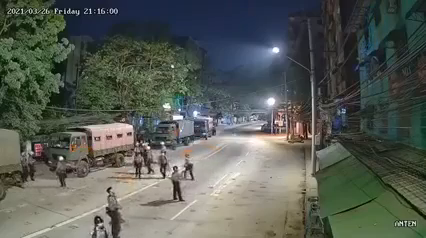
#> input picture frame 148 of Myanmar military destroy CCTV camera on the street.mp4, 426 x 238 px
$ python ctd.py
#> lines starting #> are read from the running program, lines starting #| are printed output that depends on the picture
import cv2
from skimage.metrics import structural_similarity as ssim
import pyautogui as pg

# Get screen resolution
resolution = pg.size()  # Example: (1920, 1080)

# Convert resolution to string to display
resolution_text = f"Resolution: {resolution[0]}x{resolution[1]}"


# Define the function to calculate SSIM (Structural Similarity Index)
def calculate_ssim(image1, image2):
    return ssim(image1, image2, full=True)[0]  # returns the SSIM score between 0 and 1

# Capture video feed (assuming your camera is at index 0)
cap = cv2.VideoCapture("Myanmar military destroy CCTV camera on the street.mp4")

# Ensure the camera is opened
if not cap.isOpened():
    print("Error: Could not open video stream.")
    exit()

# Capture the first frame and save it as the reference frame
ret, original_frame = cap.read()
#> original_frame is the input picture: shape (238, 426, 3); mean B, G, R 85, 92.1, 86.9
if not ret:
    print("Error: Could not read frame.")
    exit()

# Save the original frame (first capture)
original_frame_gray = cv2.cvtColor(original_frame, cv2.COLOR_BGR2GRAY)
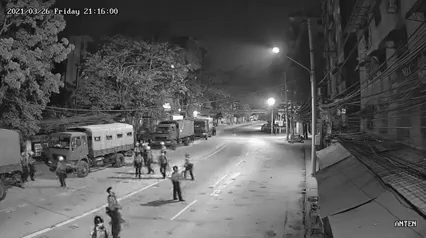
#> original_frame_gray: shape (238, 426); min 0, max 255, mean 89.7

# Define boundary regions (small strips from all four boundaries)
height, width = original_frame_gray.shape
#> height = 238; width = 426
strip_height = 30  # Define the height of the boundary strips (you can adjust this)
strip_width = 30  # Define the width of the boundary strips

# Extract boundary strips from original frame
top_strip = original_frame_gray[:strip_height, :]
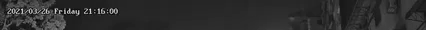
#> top_strip: shape (30, 426); min 0, max 229, mean 45.8
bottom_strip = original_frame_gray[-strip_height:, :]
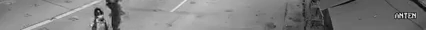
#> bottom_strip: shape (30, 426); min 7, max 239, mean 128
left_strip = original_frame_gray[:, :strip_width]
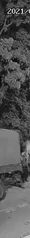
#> left_strip: shape (238, 30); min 0, max 204, mean 86
right_strip = original_frame_gray[:, -strip_width:]
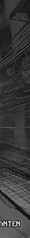
#> right_strip: shape (238, 30); min 7, max 239, mean 57.5

# Continuously capture frames and compare with the original frame boundaries
while True:
    ret, current_frame = cap.read()
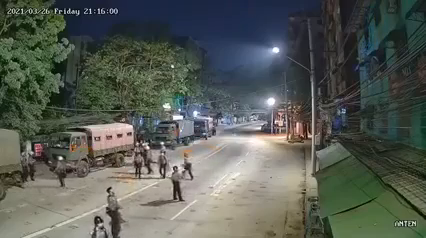
#> input picture frame 149 of Myanmar military destroy CCTV camera on the street.mp4, 426 x 238 px
#> current_frame is the input picture: shape (238, 426, 3); mean B, G, R 85, 92.2, 87
    if not ret:
        print("Error: Could not read frame.")
        break

    # Convert current frame to grayscale
    current_frame_gray = cv2.cvtColor(current_frame, cv2.COLOR_BGR2GRAY)

    # Extract boundary strips from the current frame
    current_top_strip = current_frame_gray[:strip_height, :]
    current_bottom_strip = current_frame_gray[-strip_height:, :]
    current_left_strip = current_frame_gray[:, :strip_width]
    current_right_strip = current_frame_gray[:, -strip_width:]

    # Compare the boundary strips using SSIM
    top_ssim = calculate_ssim(top_strip, current_top_strip)
#> top_ssim = 0.999
    bottom_ssim = calculate_ssim(bottom_strip, current_bottom_strip)
#> bottom_ssim = 0.998
    left_ssim = calculate_ssim(left_strip, current_left_strip)
#> left_ssim = 1
    right_ssim = calculate_ssim(right_strip, current_right_strip)
#> right_ssim = 0.999

    # Define a threshold for SSIM difference to detect tampering
    ssim_threshold = 0.9 # Adjust this threshold based on your use case
    # Draw the resolution text on the frame
    # cv2.putText(current_frame, resolution_text, (10, 30), cv2.FONT_HERSHEY_SIMPLEX, 1, (0, 255, 0), 2)

    # Check if any boundary strip shows significant change
    if top_ssim < ssim_threshold and bottom_ssim < ssim_threshold and left_ssim < ssim_threshold and right_ssim < ssim_threshold:
        print("Warning: Camera tampering detected!")
        cv2.putText(current_frame, "Camera Tampering Detected!", (50, 50), cv2.FONT_HERSHEY_SIMPLEX, 1, (0, 0, 255), 2)

    # Show the current frame
    new=cv2.resize(current_frame,(1920//2,1080//2))
    cv2.imshow("Camera Feed", new)


    # Exit on pressing 'q'
    if cv2.waitKey(50) & 0xFF == ord('q'):
#> (key q is pressed here)
        break

# Release the camera and close the window
cap.release()
cv2.destroyAllWindows()

$ run again, starting later in the video
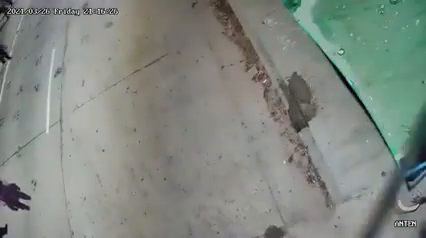
#> input picture frame 666 of Myanmar military destroy CCTV camera on the street.mp4, 426 x 238 px
#> original_frame is the input picture: shape (238, 426, 3); mean B, G, R 129.8, 137, 130.3
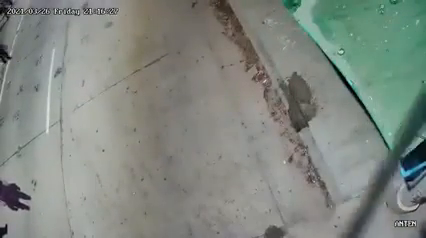
#> input picture frame 667 of Myanmar military destroy CCTV camera on the street.mp4, 426 x 238 px
#> current_frame is the input picture: shape (238, 426, 3); mean B, G, R 129, 136, 129.4
#> `current_right_strip = current_frame_gray[:, -strip_width:]`:
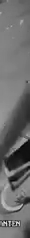
#> current_right_strip: shape (238, 30); min 2, max 251, mean 107.5
#> top_ssim = 0.993
#> bottom_ssim = 0.885
#> left_ssim = 0.996
#> right_ssim = 0.755

$ run again, starting later in the video
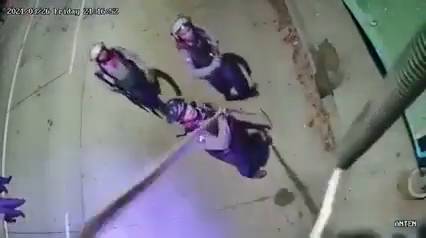
#> input picture frame 1184 of Myanmar military destroy CCTV camera on the street.mp4, 426 x 238 px
#> original_frame is the input picture: shape (238, 426, 3); mean B, G, R 127.3, 124.7, 122.7
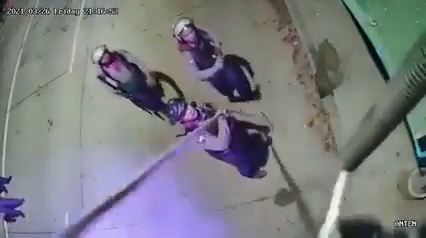
#> input picture frame 1185 of Myanmar military destroy CCTV camera on the street.mp4, 426 x 238 px
#> current_frame is the input picture: shape (238, 426, 3); mean B, G, R 128.6, 125.1, 123.2
#> `current_right_strip = current_frame_gray[:, -strip_width:]`:
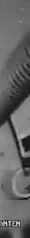
#> current_right_strip: shape (238, 30); min 10, max 242, mean 100.2
#> top_ssim = 0.964
#> bottom_ssim = 0.678
#> left_ssim = 0.993
#> right_ssim = 0.716
